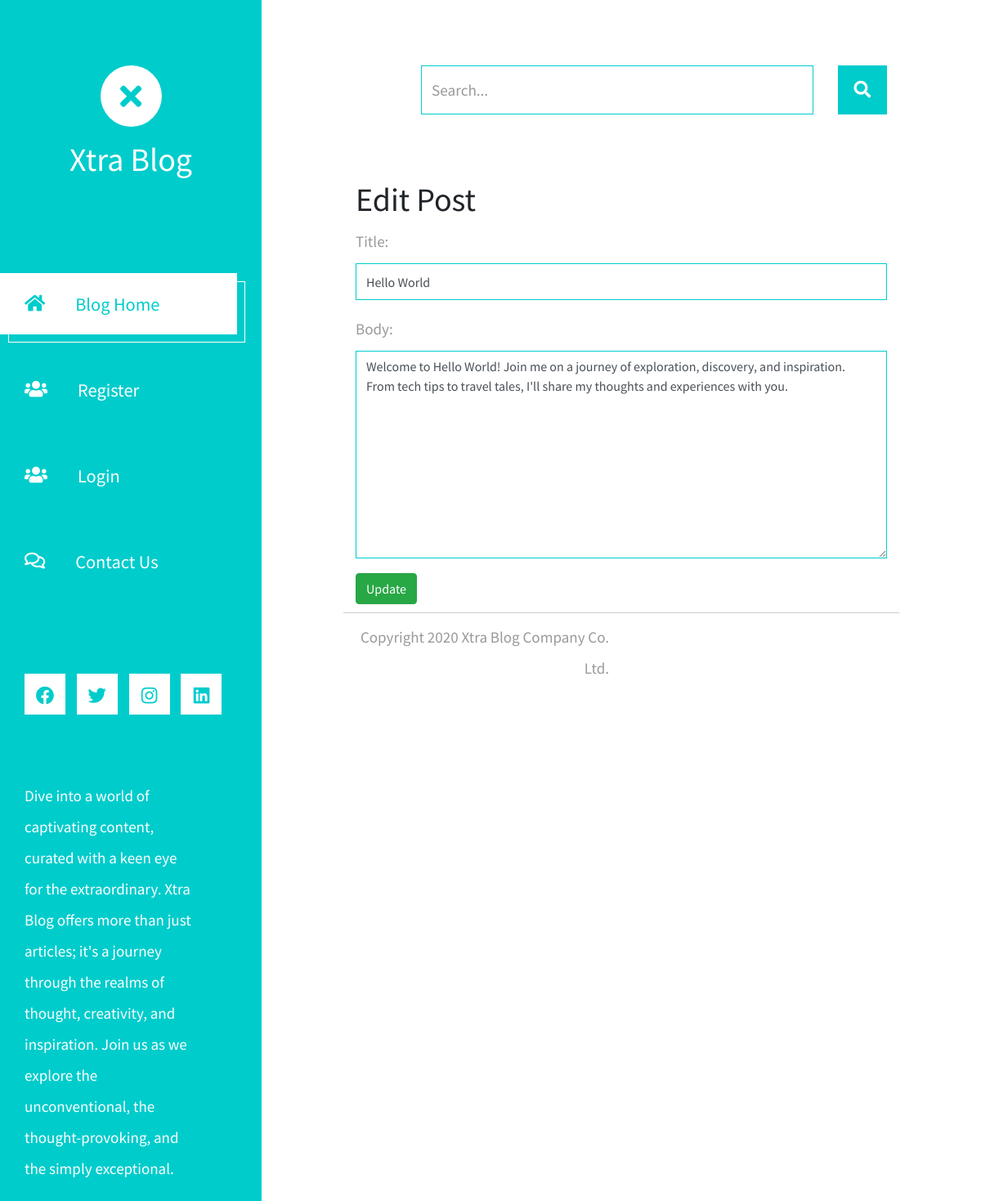
/posts/edit_post/hello-world, run on the app's committed database.
### posts/models.py (models this page shows, shortened)
class Post(models.Model):
    title = models.CharField(max_length=255)
    slug = models.SlugField(max_length=255, unique=True, blank=True)
    author = models.ForeignKey(User, on_delete=models.CASCADE)
    body = models.TextField()

### posts/views.py (the view)
# urls.py: path('edit_post/<slug:slug>', views.UpdatePostView.as_view(), name="edit_post"),
class UpdatePostView(UpdateView):
    model = Post
    form_class = EditPostForm
    template_name = "posts/edit_post.html"

### posts/forms.py
class EditPostForm(forms.ModelForm):
    class Meta:
        model = Post
        fields = ("title", "body")
        widgets = {
            "title": forms.TextInput(attrs={"class": "form-control"}),
            "body": forms.Textarea(attrs={"class": "form-control"}),
        }

### posts/templates/posts/edit_post.html (shortened to what this page needs)
{% extends "posts/main.html" %}
{% block body %}
    <h1>Edit Post</h1>
    <form method="POST">
        {{form.as_p}}
        <button type="submit" class="btn btn-success">Update</button>
    </form>
{% endblock body %}

### data on the page
Post: title "Hello World", body "Welcome to Hello World! Join me on a journey of exploration, discovery, and inspiration. From tech tips to travel tales, I'll share my thoughts and experiences with you."
